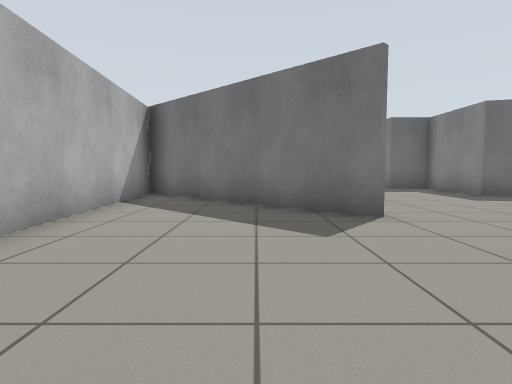
View 1 (above)

17 first-person views from a walk through a world built for the Gazebo simulator. The camera is 0.72 m above the floor, tilts 4° down and sees 75° across. The floor is counted in squares, 1 m on a side. Each view is taken from the middle of a square. On the plan, view 1 faces up. The plan holds only what a view shows up to about 10 squares ahead; the rest is blank.

View 2
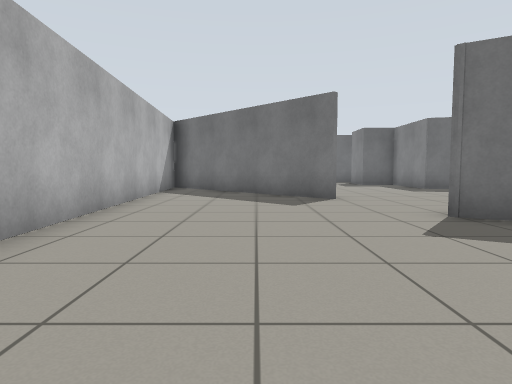

View 3
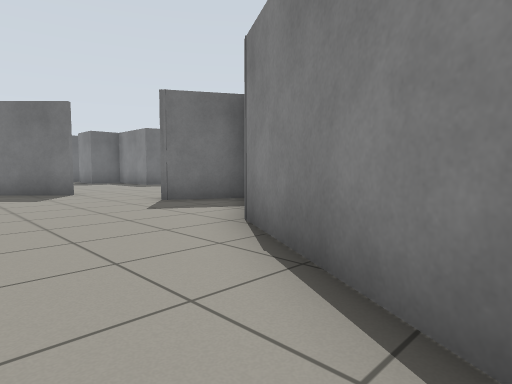

View 4
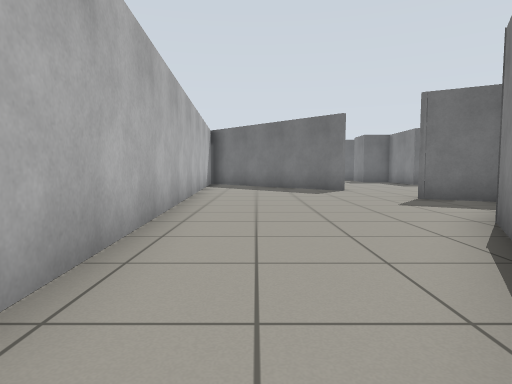

View 5
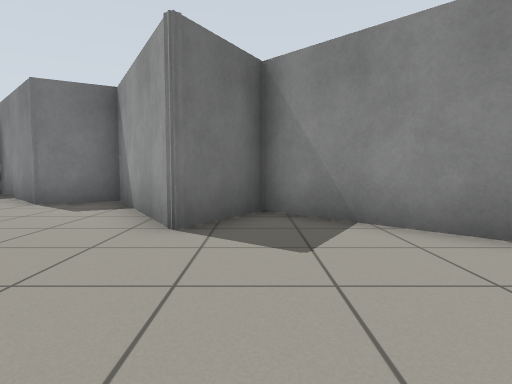

View 6
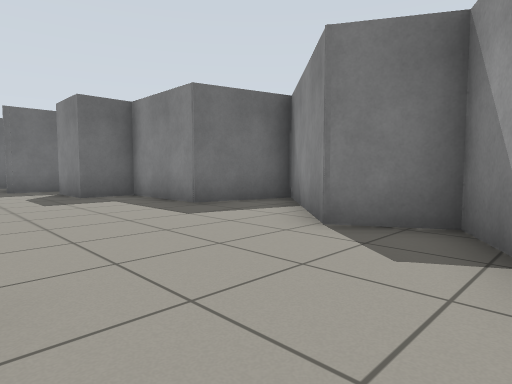

View 7
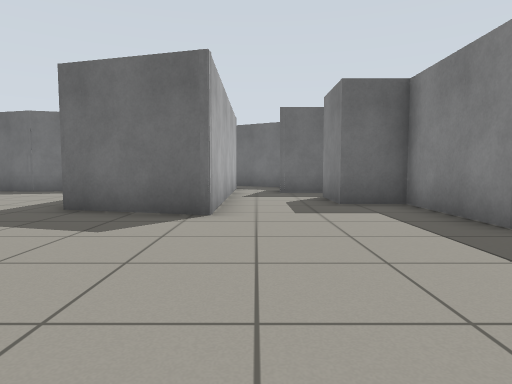

View 8
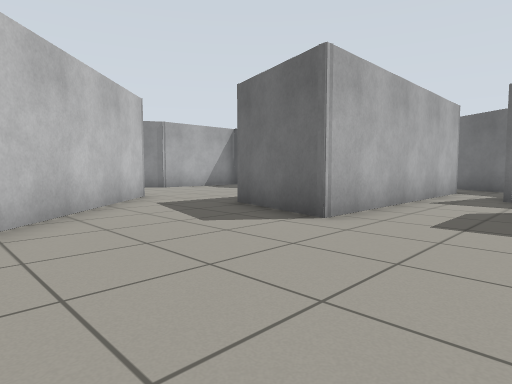

View 9
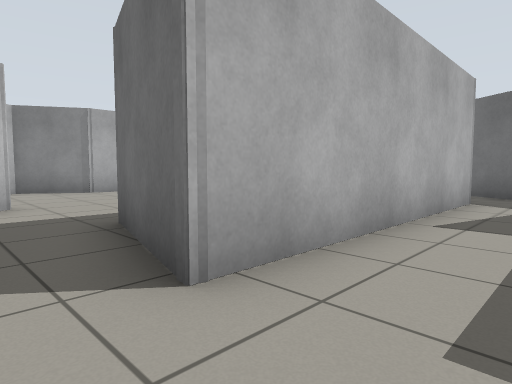

View 10
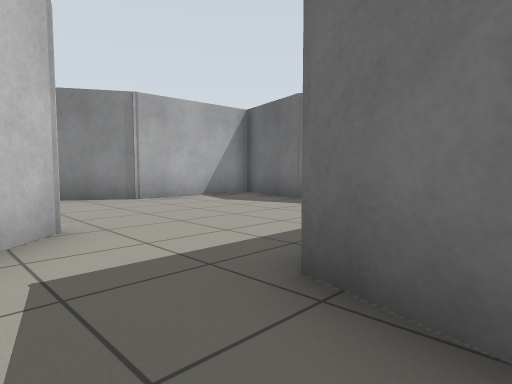

View 11
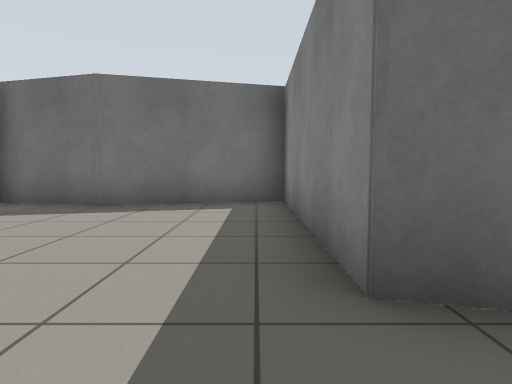

View 12
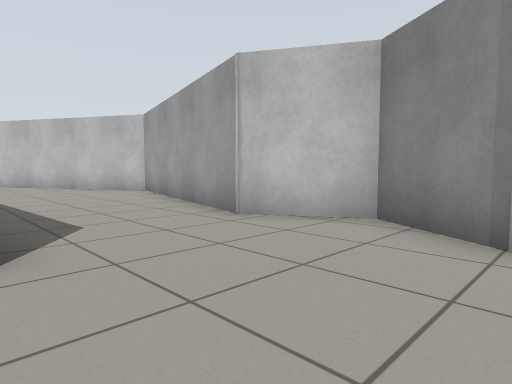

View 13
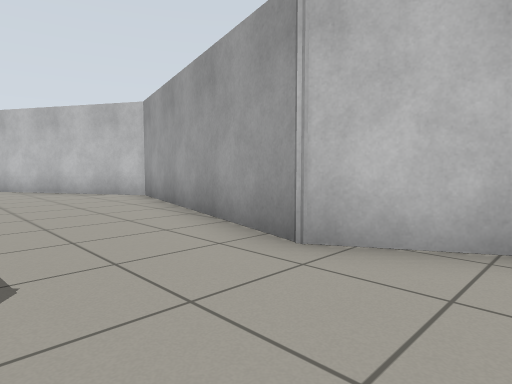

View 14
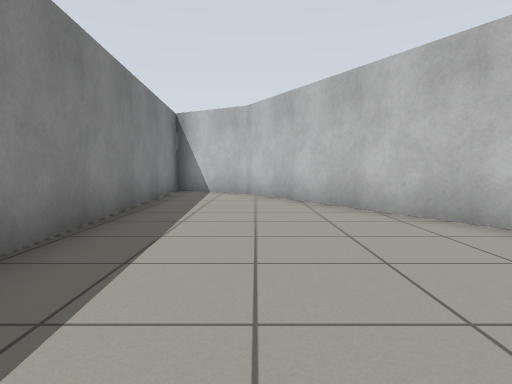

View 15
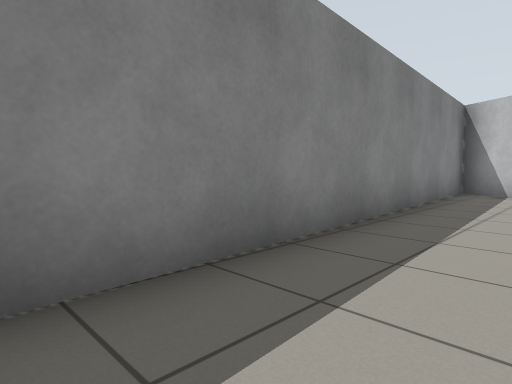

View 16
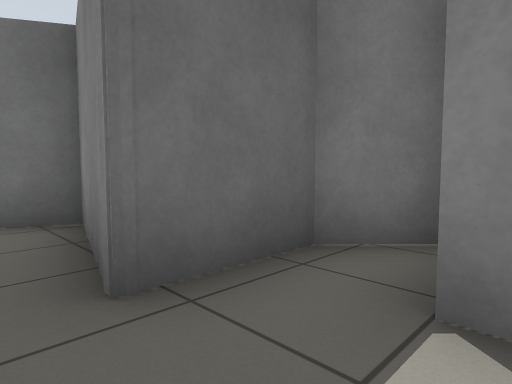

View 17
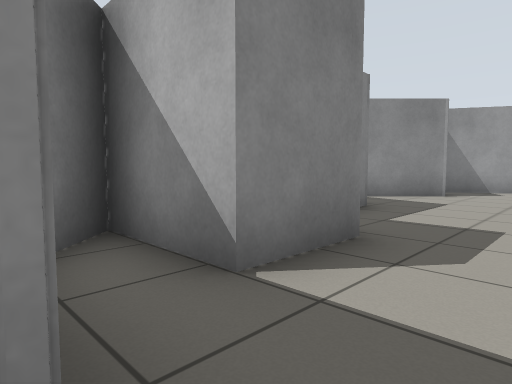

### Floor plan
Key: @ floor where view 1 was taken; # wall or solid block; . floor.
Columns run from 8 left of view 1 to 8 right of it. Each row starts with its distance up from view 1.
 18           ###
 17           #.#
 16  ######## #.#
 15  #......# #.###
 14  #......# #...#
 13  #......# #..##
 12  #......# #..##
 11 ##......###...#
 10 ##...#...##...#
  9  #...##.......###
  8  #...###........#
  7  #...#.##......##
  6 ##...#..##....##
  5 #....#...#....#
  4 #....#........#
  3 #....#......###
  2 #....#.....##
  1 ##...#......#
  0  #...#..@..##
 -1  ##..#....##
 -2   #..#....#
 -3   ##.##..##
 -4    ####..#
 -5      ##.##
 -6        .

Where each view was taken, in squares from view 1:
view 1: 0 up, 0 right, facing up
view 2: 3 down, 0 right, facing up
view 3: 5 down, 1 left, facing up-right
view 4: 6 down, 1 left, facing up
view 5: 1 up, 1 left, facing right
view 6: 3 up, 2 right, facing up-right
view 7: 5 up, 3 right, facing up
view 8: 6 up, 5 right, facing up-left
view 9: 9 up, 4 right, facing up-left
view 10: 9 up, 1 right, facing up-left
view 11: 9 up, 1 left, facing up
view 12: 13 up, 3 left, facing down-left
view 13: 11 up, 4 left, facing down-left
view 14: 6 up, 5 left, facing down
view 15: 6 up, 5 left, facing down-right
view 16: 13 up, 3 right, facing up-right
view 17: 15 up, 3 right, facing down-right
